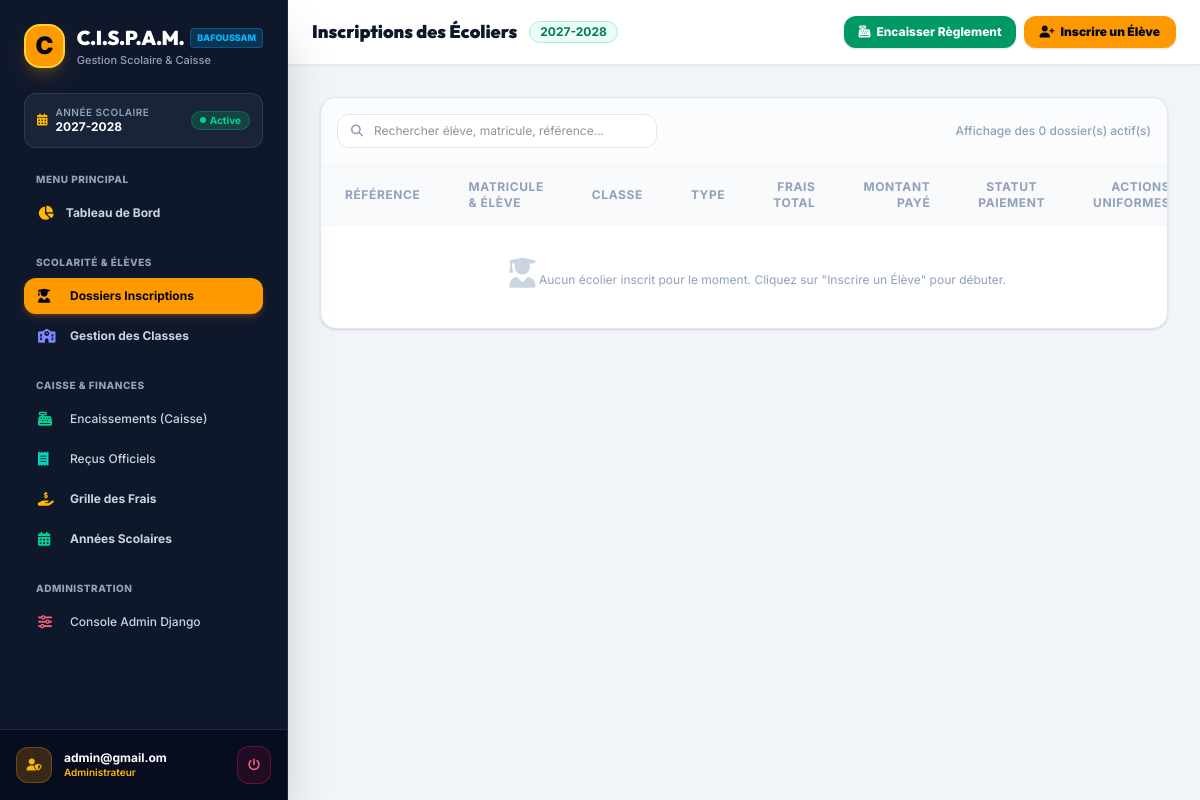
The app's page /inscriptions/ (signed in), older data.
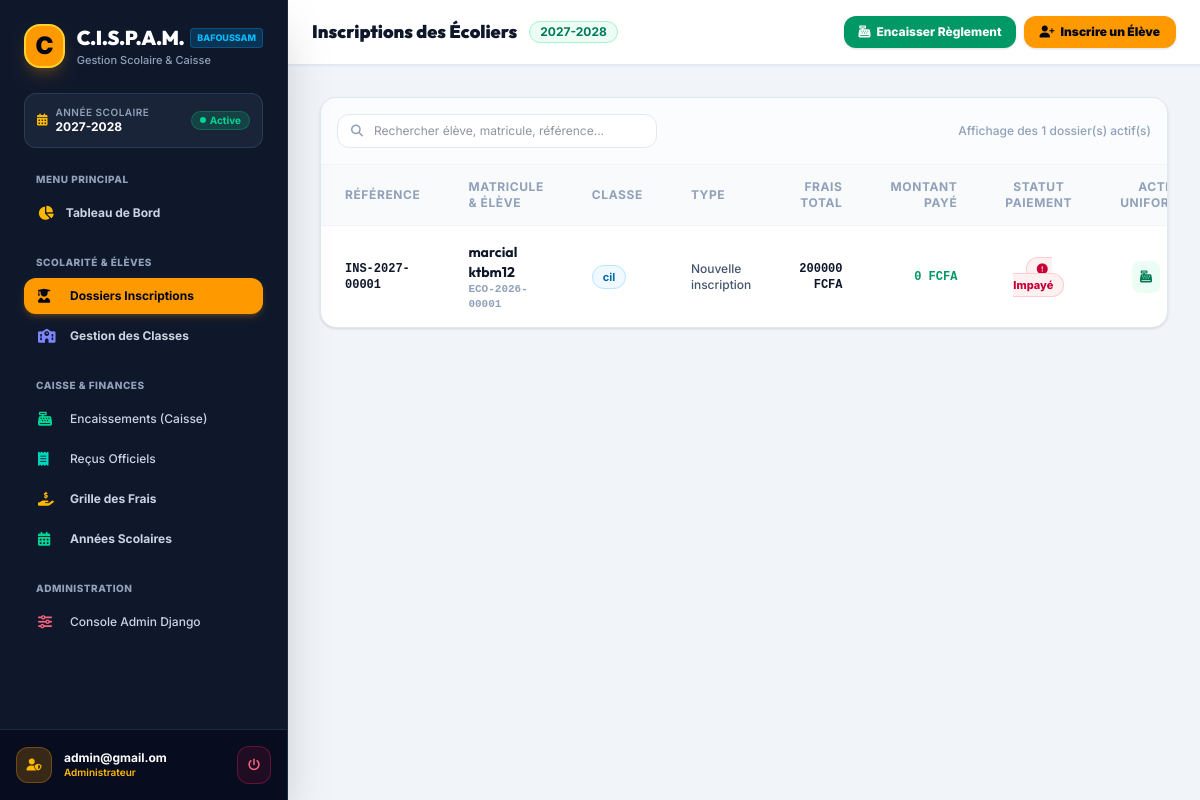
The same page, newer data.
### cispam/users/models.py (models this page shows, shortened)
class AutoSlugMixin:
    slug_source_field = 'name'

class OngBaseModel(models.Model):
    id = models.UUIDField(
        default=uuid.uuid4,
        primary_key=True,
        editable=False,
        unique=True,
        help_text=_("Identifiant UUID unique."),
    )
    created = models.DateTimeField(
        auto_now_add=True,
        db_index=True,
        help_text=_("Date de création."),
    )
    modified = models.DateTimeField(
        auto_now=True,
        help_text=_("Date de dernière modification."),
    )
    is_active = models.BooleanField(
        default=True,
        help_text=_("Indique si l'objet est actif."),
    )
    is_deleted = models.BooleanField(
        default=False,
        db_index=True,
        help_text=_("Suppression logique (soft delete)."),
    )
    metadata = models.JSONField(
        default=dict,
        blank=True,
        help_text=_("Métadonnées additionnelles au format JSON."),
    )
    objects = OngManager()
    all_objects = models.Manager()
    class Meta:
        abstract = True
        ordering = ['-created']

class Inscription(AutoSlugMixin, OngBaseModel):
    slug_source_field = 'reference'
    eleve = models.ForeignKey(
        Eleve,
        on_delete=models.PROTECT,
        related_name='inscriptions',
        help_text=_("Élève inscrit."),
    )
    classe = models.ForeignKey(
        Classe,
        on_delete=models.PROTECT,
        related_name='inscriptions',
        help_text=_("Classe d'inscription."),
    )
    annee_scolaire = models.ForeignKey(
        AnneeScolaire,
        on_delete=models.PROTECT,
        related_name='inscriptions',
        help_text=_("Année scolaire de l'inscription."),
    )
    date_inscription = models.DateField(
        auto_now_add=True,
        help_text=_("Date de l'inscription."),
    )
    type_inscription = models.CharField(
        max_length=20,
        choices=TypeInscriptionEnum.choices,
        default=TypeInscriptionEnum.NOUVELLE,
        help_text=_("Type d'inscription."),
    )
    statut = models.CharField(
        max_length=20,
        choices=StatutInscriptionEnum.choices,
        default=StatutInscriptionEnum.EN_COURS,
        help_text=_("Statut actuel de l'inscription."),
    )
    frais_total = models.DecimalField(
        max_digits=12,
        decimal_places=2,
        default=0,
        help_text=_("Montant total des frais de scolarité fixé à l'inscription."),
    )
    remarques = models.TextField(
        blank=True,
        help_text=_("Remarques ou notes sur l'inscription."),
    )
    reference = models.CharField(
        max_length=30,
        unique=True,
        db_index=True,
        blank=True,
        help_text=_("Référence unique de l'inscription, ex: INS-2025-00001."),
    )
    slug = models.SlugField(
        max_length=255,
        unique=True,
        blank=True,
        help_text=_("Slug unique de l'inscription."),
    )
    class Meta:
        verbose_name = _("Inscription")
        verbose_name_plural = _("Inscriptions")
        ordering = ['-date_inscription']
        unique_together = ['eleve', 'annee_scolaire']
    @property
    def montant_paye(self):
        total = Paiement.objects.filter(
            inscription=self,
            is_deleted=False,
        ).aggregate(total=models.Sum('montant'))['total']
        return total or 0
    @property
    def solde(self):
        return self.frais_total - self.montant_paye
    @property
    def statut_paiement(self):
        if self.montant_paye >= self.frais_total:
            return StatutPaiementEnum.PAYE
        elif self.montant_paye > 0:
            return StatutPaiementEnum.PARTIEL
        return StatutPaiementEnum.IMPAYE

class Eleve(AutoSlugMixin, OngBaseModel):
    slug_source_field = 'nom_complet'
    matricule = models.CharField(
        max_length=20,
        unique=True,
        db_index=True,
        help_text=_("Matricule unique de l'élève, ex: ECO-2025-00042."),
    )
    nom = models.CharField(
        max_length=100,
        help_text=_("Nom de famille de l'élève."),
    )
    prenom = models.CharField(
        max_length=100,
        help_text=_("Prénom(s) de l'élève."),
    )
    date_naissance = models.DateField(
        help_text=_("Date de naissance de l'élève."),
    )
    sexe = models.CharField(
        max_length=1,
        choices=SexeEnum.choices,
        help_text=_("Sexe de l'élève."),
    )
    lieu_naissance = models.CharField(
        max_length=100,
        blank=True,
        help_text=_("Lieu de naissance."),
    )
    nationalite = models.CharField(
        max_length=50,
        default="Ivoirienne",
        blank=True,
        help_text=_("Nationalité de l'élève."),
    )
    photo = models.ImageField(
        upload_to=eleve_photo_path,
        blank=True,
        null=True,
        help_text=_("Photo d'identité de l'élève."),
    )
    adresse = models.TextField(
        blank=True,
        help_text=_("Adresse de résidence de l'élève."),
    )
    date_premiere_inscription = models.DateField(
        auto_now_add=True,
        help_text=_("Date de la première inscription dans l'établissement."),
    )
    slug = models.SlugField(
        max_length=255,
        unique=True,
        blank=True,
        help_text=_("Slug unique de l'élève."),
    )
    class Meta:
        verbose_name = _("Élève")
        verbose_name_plural = _("Élèves")
        ordering = ['nom', 'prenom']
    @property
    def nom_complet(self):
        return f"{self.prenom} {self.nom}"

class Classe(AutoSlugMixin, OngBaseModel):
    slug_source_field = 'nom'
    nom = models.CharField(
        max_length=50,
        help_text=_("Nom de la classe, ex: Petite Section, CP, CM2."),
    )
    niveau = models.ForeignKey(
        Niveau,
        on_delete=models.PROTECT,
        related_name='classes',
        help_text=_("Niveau scolaire de la classe."),
    )
    capacite_max = models.PositiveSmallIntegerField(
        default=30,
        help_text=_("Capacité maximale d'élèves dans cette classe."),
    )
    description = models.TextField(
        blank=True,
        help_text=_("Description ou informations complémentaires."),
    )
    slug = models.SlugField(
        max_length=255,
        unique=True,
        blank=True,
        help_text=_("Slug unique de la classe."),
    )
    class Meta:
        verbose_name = _("Classe")
        verbose_name_plural = _("Classes")
        ordering = ['niveau__ordre', 'nom']
        unique_together = ['nom', 'niveau']

### cispam/users/views.py (the view)
class InscriptionListView(LoginRequiredMixin, TemplateView):
    template_name = "inscriptions/index.html"
    def get_context_data(self, **kwargs):
        context = super().get_context_data(**kwargs)
        from cispam.users.models import AnneeScolaire, Classe, Inscription, ModePaiementEnum, TrancheEnum
        try:
            annee_active = AnneeScolaire.objects.get(est_active=True)
            inscriptions = Inscription.objects.filter(annee_scolaire=annee_active, is_deleted=False).select_related(
                "eleve", "classe", "annee_scolaire"
            ).prefetch_related("eleve__parents", "paiements")
        except AnneeScolaire.DoesNotExist:
            annee_active = None
            inscriptions = Inscription.objects.none()
        classes = Classe.objects.filter(is_deleted=False).select_related("niveau")
        context.update({
            "inscriptions": inscriptions,
            "classes": classes,
            "annee_active": annee_active,
            "modes_paiement": ModePaiementEnum.choices,
            "tranches": TrancheEnum.choices,
        })
        return context

### cispam/users/context_processors.py (called while the page is built)
def allauth_settings(request):
    return {
        "ACCOUNT_ALLOW_REGISTRATION": settings.ACCOUNT_ALLOW_REGISTRATION,
    }

### cispam/users/models.py (called while the page is built)
    def get_queryset(self):
        return super().get_queryset().filter(is_deleted=False)

    @property
    def nom_complet(self):
        return f"{self.prenom} {self.nom}"

### cispam/templates/inscriptions/index.html (shortened to what the changed rows need)
{% extends "base.html" %}
{% load static i18n %}
{% block body %}
<div class="min-h-screen bg-slate-100 flex font-sans antialiased text-slate-800">
  {% include "includes/sidebar.html" %}
  <div class="flex-1 flex flex-col min-w-0 overflow-y-auto">
    <header class="bg-white border-b border-slate-200 sticky top-0 z-30 px-6 py-4 flex items-center justify-between shadow-xs">
      <div class="flex items-center gap-3">
        <h2 class="text-lg font-black text-slate-900 font-display">Inscriptions des Écoliers</h2>
      </div>
    </header>
    <main class="p-6 sm:p-8 space-y-6 max-w-7xl w-full mx-auto">
      <div class="bg-white rounded-2xl shadow-sm border border-slate-200 overflow-hidden">
        <div class="p-4 border-b border-slate-100 flex flex-col sm:flex-row items-center justify-between gap-4 bg-slate-50/50">
          <div class="relative w-full sm:w-80">
            <div class="absolute inset-y-0 left-0 pl-3.5 flex items-center pointer-events-none text-slate-400 text-xs">
            </div>
            <input type="text" id="inscription-search" placeholder="Rechercher élève, matricule, référence..."
              class="w-full pl-9 pr-3 py-2 bg-white border border-slate-200 rounded-xl text-xs text-slate-800 focus:outline-none focus:border-amber-500 transition">
          </div>
          <span class="text-xs text-slate-400 font-medium">Affichage des {{ inscriptions.count }} dossier(s) actif(s)</span>
        </div>
        <div class="overflow-x-auto">
          <table class="w-full text-left text-xs">
            <thead class="bg-slate-50 border-b border-slate-100 text-slate-400 uppercase tracking-wider font-semibold">
              <tr>
                <th class="py-3.5 px-6">Référence</th>
                <th class="py-3.5 px-6">Matricule & Élève</th>
                <th class="py-3.5 px-6">Classe</th>
                <th class="py-3.5 px-6">Type</th>
                <th class="py-3.5 px-6 text-right">Frais Total</th>
                <th class="py-3.5 px-6 text-right">Montant Payé</th>
                <th class="py-3.5 px-6 text-center">Statut Paiement</th>
                <th class="py-3.5 px-6 text-right">Actions Uniformes</th>
              </tr>
            </thead>
            <tbody class="divide-y divide-slate-100 text-slate-700" id="inscriptions-tbody">
              {% for inscription in inscriptions %}
                <tr class="hover:bg-slate-50/80 transition">
                  <td class="py-4 px-6 font-mono font-bold text-slate-900">
                    {{ inscription.reference }}
                  </td>
                  <td class="py-4 px-6">
                    <p class="font-bold text-slate-900 font-display text-sm">{{ inscription.eleve.nom_complet }}</p>
                    <p class="text-[11px] text-slate-400 font-mono font-semibold">{{ inscription.eleve.matricule }}</p>
                  </td>
                  <td class="py-4 px-6 font-medium">
                    <span class="px-2.5 py-1 rounded-full text-[11px] font-bold bg-sky-50 text-sky-700 border border-sky-200">
                      {{ inscription.classe.nom }}
                    </span>
                  </td>
                  <td class="py-4 px-6 font-medium text-slate-600">
                    {{ inscription.get_type_inscription_display }}
                  </td>
                  <td class="py-4 px-6 text-right font-black text-slate-900 font-mono">
                    {{ inscription.frais_total|floatformat:0 }} FCFA
                  </td>
                  <td class="py-4 px-6 text-right font-black text-emerald-600 font-mono">
                    {{ inscription.montant_paye|floatformat:0 }} FCFA
                  </td>
                  <td class="py-4 px-6 text-center">
                    {% if inscription.statut_paiement == 'PAYE' %}
                      <span class="px-2.5 py-1 rounded-full text-[11px] font-extrabold bg-emerald-50 text-emerald-700 border border-emerald-200">
                        <i class="fas fa-check-circle mr-1"></i> Payé
                      </span>
                    {% elif inscription.statut_paiement == 'PARTIEL' %}
                      <span class="px-2.5 py-1 rounded-full text-[11px] font-extrabold bg-amber-50 text-amber-700 border border-amber-200">
                        <i class="fas fa-clock mr-1"></i> Partiel ({{ inscription.solde|floatformat:0 }} FCFA)
                      </span>
                    {% else %}
                      <span class="px-2.5 py-1 rounded-full text-[11px] font-extrabold bg-rose-50 text-rose-700 border border-rose-200">
                        <i class="fas fa-exclamation-circle mr-1"></i> Impayé
                      </span>
                    {% endif %}
                  </td>
                  <td class="py-4 px-6 text-right">
                    <div class="flex items-center justify-end gap-2">
                      <button onclick="openPaymentModal('{{ inscription.pk }}', '{{ inscription.eleve.nom_complet|escapejs }}', '{{ inscription.solde }}')"
                        title="Encaisser un règlement"
                        class="p-2 rounded-lg bg-emerald-50 hover:bg-emerald-100 text-emerald-700 font-bold transition cursor-pointer">
                        <i class="fas fa-cash-register"></i>
                      </button>
                    </div>
                  </td>
                </tr>
              {% empty %}
                <tr>
                  <td colspan="8" class="py-8 text-center text-slate-400">
                    <i class="fas fa-user-graduate text-3xl text-slate-300 mb-2 block"></i>
                    Aucun écolier inscrit pour le moment. Cliquez sur "Inscrire un Élève" pour débuter.
                  </td>
                </tr>
              {% endfor %}
            </tbody>
          </table>
        </div>
      </div>
    </main>
  </div>
</div>
{% endblock body %}

Row changes from the older to the newer data that the page shows:
added Inscription: reference "INS-2027-00001", eleve.nom_complet "marcial ktbm12", eleve.matricule "ECO-2026-00001", classe.nom "cil", type_inscription "Nouvelle inscription", frais_total "200000", montant_paye "0", shows "Impayé"
Text that changed along with them:
{{ inscriptions.count }}: "0" → "1"
text no longer shown: "Aucun écolier inscrit pour le moment. Cliquez sur \"Inscrire un Élève\" pour débuter."
